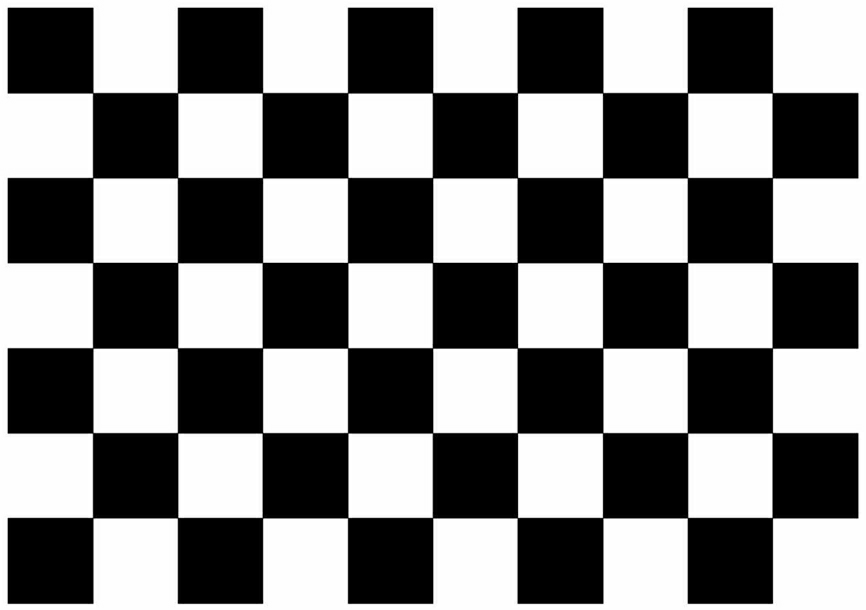
#> input picture img/Chessboard pattern.png, 866 x 610 px; its folder holds only this picture in this run
$ python '图像锐化.py'
#> lines starting #> are read from the running program, lines starting #| are printed output that depends on the picture
import cv2 as cv
import numpy as np
import glob
import bitsize
import matplotlib.pyplot as plt

core_w = np.array([-1,0,1,
                   -1,0,1,
                   -1,0,1])
core_h = np.array([-1,-1,-1,
                   0,0,0,
                   1,1,1])

core_laplace = np.array([0,1,0,
                         1,4,1,
                         0,1,0])


def main():
    images = glob.glob('img\*.png')
    i=0
    for img_path in images:
        print(f"正在使用Sobel算子{core_h},{core_w}处理第{i}张图片，图片路径为{img_path}")
        img = cv.imread(img_path)
#> img is the input picture: shape (610, 866, 3); min 0, max 255, mean 130.8
        img = cv.cvtColor(img,cv.COLOR_BGR2GRAY)
#> img: shape (610, 866)
        result_w = cv.filter2D(img, -1, core_w) # 横向滤波
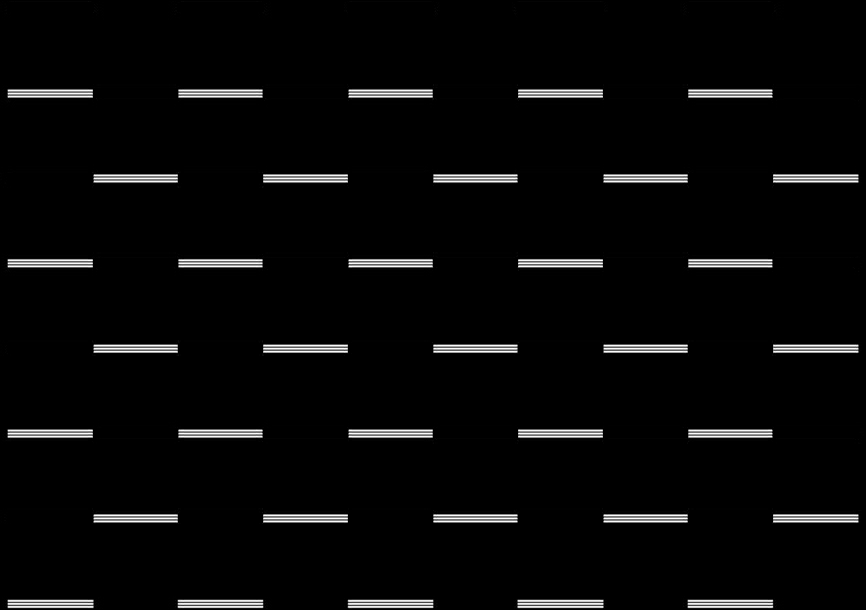
#> result_w: shape (610, 866); min 0, max 255, mean 8.6
        result_h = cv.filter2D(img, -1, core_h) # 纵向滤波
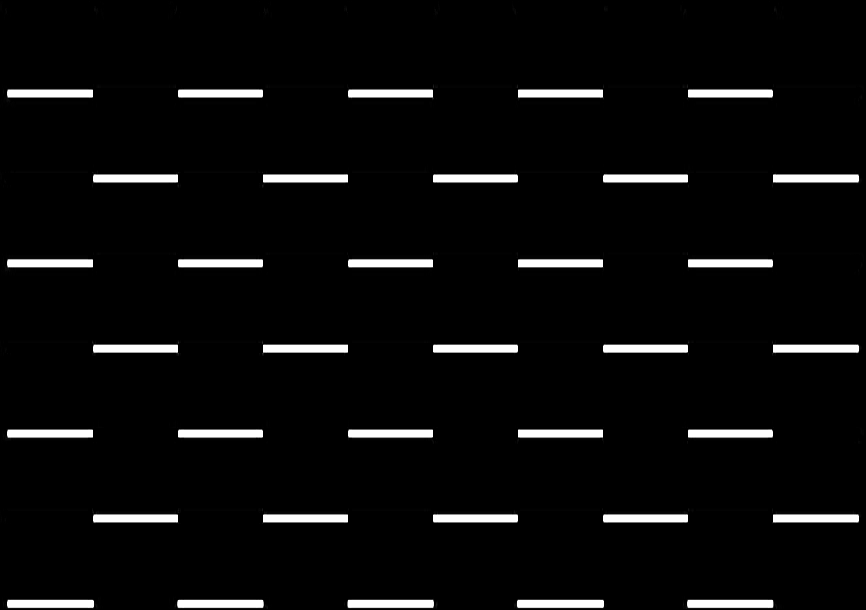
#> result_h: shape (610, 866); min 0, max 255, mean 11.7
        result = result_w + result_h
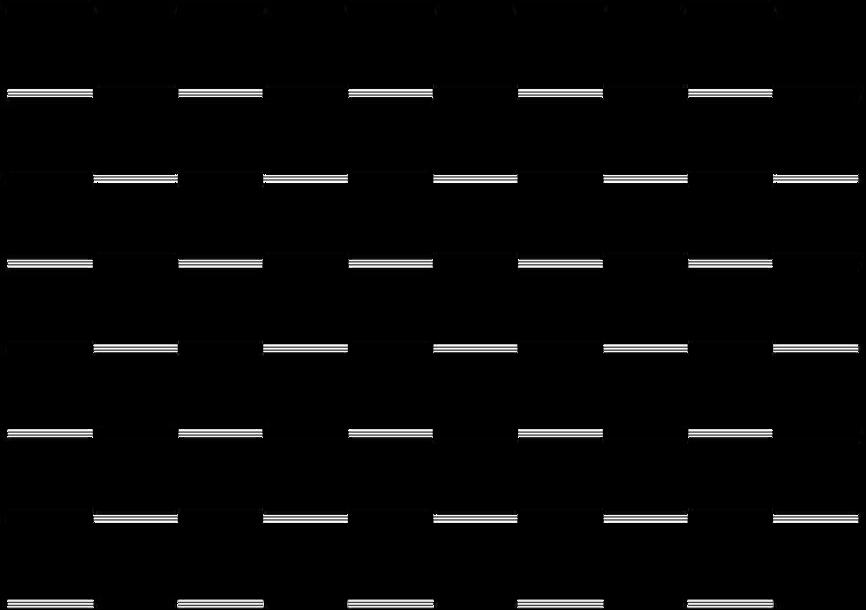
#> result: shape (610, 866); min 0, max 255, mean 8.7
        plt.subplot(2,2,1),plt.imshow(img,cmap='gray'),plt.title('img')
        plt.subplot(2,2,2),plt.imshow(result_w,cmap='gray'),plt.title('result_w')
        plt.subplot(2,2,3),plt.imshow(result_h,cmap='gray'),plt.title('result_h')
        plt.subplot(2,2,4),plt.imshow(result,cmap='gray'),plt.title('result')
        plt.show()
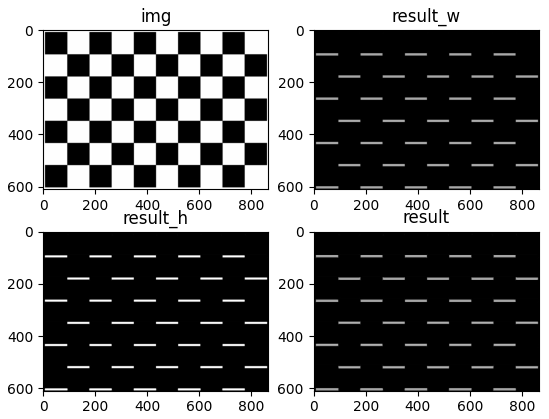
#> figure drawn by matplotlib, 4 panels
        i+=1

    i=0
    for img_path in images:
        print(f"正在使用Laplace算子{core_laplace}处理第{i}张图片，图片路径为{img_path}")
        img = cv.imread(img_path)
        img = cv.cvtColor(img,cv.COLOR_BGR2GRAY)
        result = cv.filter2D(img, -1, core_laplace)
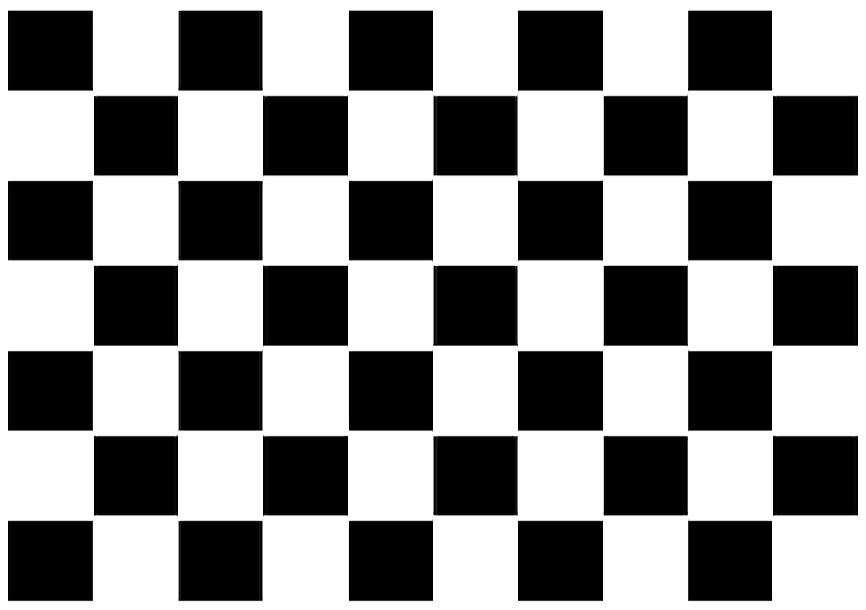
#> result: shape (610, 866); min 0, max 255, mean 141.7
        plt.subplot(1,2,1),plt.imshow(img,cmap='gray'),plt.title('img')
        plt.subplot(1,2,2),plt.imshow(result,cmap='gray'),plt.title('result')
        plt.show()
        i+=1
    i=0
    for img_path in images:
        print(f"正在使用Canny算法处理第{i}张图片，图片路径为{img_path}")
        img = cv.imread(img_path)
        img = cv.cvtColor(img,cv.COLOR_BGR2GRAY)
        result = cv.Canny(img, 100, 200)
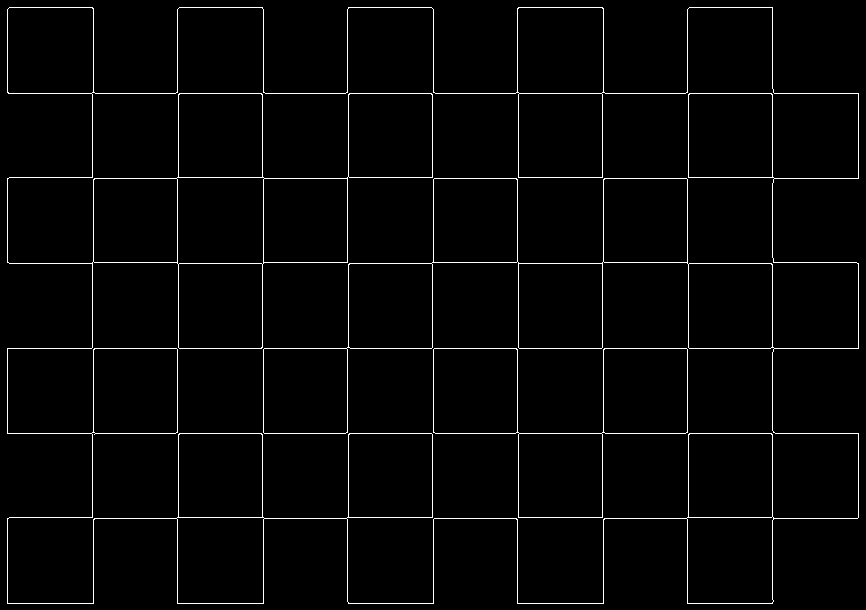
#> result: shape (610, 866); 2.2% white in thin lines or dots
        plt.subplot(1,2,1),plt.imshow(img,cmap='gray'),plt.title('img')
        plt.subplot(1,2,2),plt.imshow(result,cmap='gray'),plt.title('result')
        plt.show()
        i+=1


if __name__ == '__main__':
    main()
